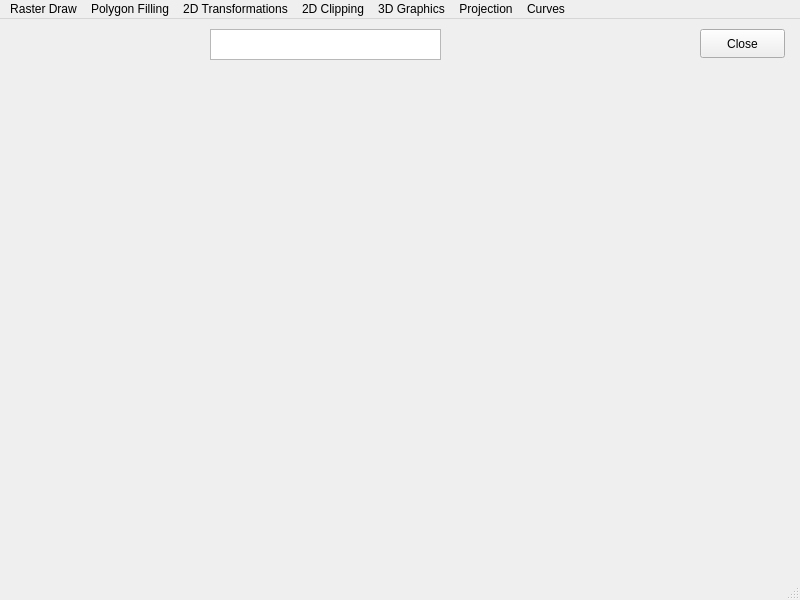
<?xml version="1.0" encoding="UTF-8"?>
<ui version="4.0">
 <class>MainWindow</class>
 <widget class="QMainWindow" name="MainWindow">
  <property name="geometry">
   <rect>
    <x>0</x>
    <y>0</y>
    <width>800</width>
    <height>600</height>
   </rect>
  </property>
  <property name="windowTitle">
   <string>MainWindow</string>
  </property>
  <widget class="QWidget" name="centralwidget">
   <widget class="QStackedWidget" name="stackedWidget">
    <property name="geometry">
     <rect>
      <x>0</x>
      <y>50</y>
      <width>800</width>
      <height>500</height>
     </rect>
    </property>
    <widget class="LinesMainWidget" name="page"/>
    <widget class="CirclesMainWidget" name="page_2"/>
    <widget class="PolygonMainWidget" name="page_3"/>
   </widget>
   <widget class="QPushButton" name="closeButton">
    <property name="geometry">
     <rect>
      <x>700</x>
      <y>10</y>
      <width>85</width>
      <height>29</height>
     </rect>
    </property>
    <property name="text">
     <string>Close</string>
    </property>
   </widget>
   <widget class="QTextEdit" name="textEdit">
    <property name="enabled">
     <bool>true</bool>
    </property>
    <property name="geometry">
     <rect>
      <x>210</x>
      <y>10</y>
      <width>231</width>
      <height>31</height>
     </rect>
    </property>
    <property name="font">
     <font>
      <pointsize>12</pointsize>
      <weight>75</weight>
      <bold>true</bold>
     </font>
    </property>
    <property name="cursor" stdset="0">
     <cursorShape>ForbiddenCursor</cursorShape>
    </property>
    <property name="autoFillBackground">
     <bool>false</bool>
    </property>
    <property name="readOnly">
     <bool>true</bool>
    </property>
    <property name="html">
     <string>&lt;!DOCTYPE HTML PUBLIC &quot;-//W3C//DTD HTML 4.0//EN&quot; &quot;http://www.w3.org/TR/REC-html40/strict.dtd&quot;&gt;
&lt;html&gt;&lt;head&gt;&lt;meta name=&quot;qrichtext&quot; content=&quot;1&quot; /&gt;&lt;style type=&quot;text/css&quot;&gt;
p, li { white-space: pre-wrap; }
&lt;/style&gt;&lt;/head&gt;&lt;body style=&quot; font-family:'Ubuntu'; font-size:12pt; font-weight:600; font-style:normal;&quot;&gt;
&lt;p style=&quot;-qt-paragraph-type:empty; margin-top:0px; margin-bottom:0px; margin-left:0px; margin-right:0px; -qt-block-indent:0; text-indent:0px; font-size:11pt; font-weight:400;&quot;&gt;&lt;br /&gt;&lt;/p&gt;&lt;/body&gt;&lt;/html&gt;</string>
    </property>
   </widget>
  </widget>
  <widget class="QMenuBar" name="menubar">
   <property name="geometry">
    <rect>
     <x>0</x>
     <y>0</y>
     <width>800</width>
     <height>22</height>
    </rect>
   </property>
   <widget class="QMenu" name="menuRaster_Draw">
    <property name="title">
     <string>Raster Draw</string>
    </property>
    <addaction name="actionLines"/>
    <addaction name="actionCircles"/>
    <addaction name="actionEllipses"/>
   </widget>
   <widget class="QMenu" name="menu2D_Scan_conversion_polygon_filling">
    <property name="title">
     <string>Polygon Filling</string>
    </property>
    <widget class="QMenu" name="menuSeed_Fill">
     <property name="title">
      <string>Seed Fill</string>
     </property>
     <addaction name="actionBoundary_Fill"/>
     <addaction name="actionFlood_Fill"/>
    </widget>
    <addaction name="actionScanLine_Fill"/>
    <addaction name="menuSeed_Fill"/>
   </widget>
   <widget class="QMenu" name="menu2D_Transformations">
    <property name="title">
     <string>2D Transformations</string>
    </property>
    <addaction name="actionTranslation"/>
    <addaction name="actionRotation"/>
    <addaction name="actionScaling"/>
    <addaction name="actionShear"/>
   </widget>
   <widget class="QMenu" name="menu2D_Clipping">
    <property name="title">
     <string>2D Clipping</string>
    </property>
    <widget class="QMenu" name="menuLine_Clipping">
     <property name="title">
      <string>Line Clipping</string>
     </property>
     <addaction name="actionCohen_Sutherland"/>
     <addaction name="actionLiang_Barsky"/>
    </widget>
    <widget class="QMenu" name="menuPolygon_Clipping">
     <property name="title">
      <string>Polygon Clipping</string>
     </property>
     <addaction name="actionSutherland_Hodgeman"/>
     <addaction name="actionWeiler_Atherton"/>
    </widget>
    <addaction name="separator"/>
    <addaction name="menuLine_Clipping"/>
    <addaction name="menuPolygon_Clipping"/>
   </widget>
   <widget class="QMenu" name="menu3D_Graphics">
    <property name="title">
     <string>3D Graphics</string>
    </property>
   </widget>
   <widget class="QMenu" name="menuProjection">
    <property name="title">
     <string>Projection</string>
    </property>
   </widget>
   <widget class="QMenu" name="menuCurves">
    <property name="title">
     <string>Curves</string>
    </property>
   </widget>
   <addaction name="menuRaster_Draw"/>
   <addaction name="menu2D_Scan_conversion_polygon_filling"/>
   <addaction name="menu2D_Transformations"/>
   <addaction name="menu2D_Clipping"/>
   <addaction name="menu3D_Graphics"/>
   <addaction name="menuProjection"/>
   <addaction name="menuCurves"/>
  </widget>
  <widget class="QStatusBar" name="statusbar"/>
  <action name="actionLines">
   <property name="text">
    <string>Lines</string>
   </property>
  </action>
  <action name="actionCircles">
   <property name="text">
    <string>Circles</string>
   </property>
  </action>
  <action name="actionEllipses">
   <property name="text">
    <string>Ellipses</string>
   </property>
  </action>
  <action name="actionScanLine_Fill">
   <property name="text">
    <string>Scan-line Fill</string>
   </property>
  </action>
  <action name="actionBoundary_Fill">
   <property name="text">
    <string>Boundary Fill</string>
   </property>
  </action>
  <action name="actionFlood_Fill">
   <property name="text">
    <string>Flood Fill</string>
   </property>
  </action>
  <action name="actionTranslation">
   <property name="text">
    <string>Translation</string>
   </property>
  </action>
  <action name="actionRotation">
   <property name="text">
    <string>Rotation</string>
   </property>
  </action>
  <action name="actionScaling">
   <property name="text">
    <string>Scaling</string>
   </property>
  </action>
  <action name="actionShear">
   <property name="text">
    <string>Shear</string>
   </property>
  </action>
  <action name="actionCohen_Sutherland">
   <property name="text">
    <string>Cohen-Sutherland</string>
   </property>
  </action>
  <action name="actionLiang_Barsky">
   <property name="text">
    <string>Liang-Barsky</string>
   </property>
  </action>
  <action name="actionSutherland_Hodgeman">
   <property name="text">
    <string>Sutherland-Hodgeman</string>
   </property>
  </action>
  <action name="actionWeiler_Atherton">
   <property name="text">
    <string>Weiler-Atherton</string>
   </property>
  </action>
 </widget>
 <customwidgets>
  <customwidget>
   <class>LinesMainWidget</class>
   <extends>QWidget</extends>
   <header>lines/linesmainwidget.h</header>
   <container>1</container>
  </customwidget>
  <customwidget>
   <class>CirclesMainWidget</class>
   <extends>QWidget</extends>
   <header>circles/circlesmainwidget.h</header>
   <container>1</container>
  </customwidget>
  <customwidget>
   <class>PolygonMainWidget</class>
   <extends>QWidget</extends>
   <header>polygons/polygonmainwidget.h</header>
   <container>1</container>
  </customwidget>
 </customwidgets>
 <resources/>
 <connections/>
</ui>
